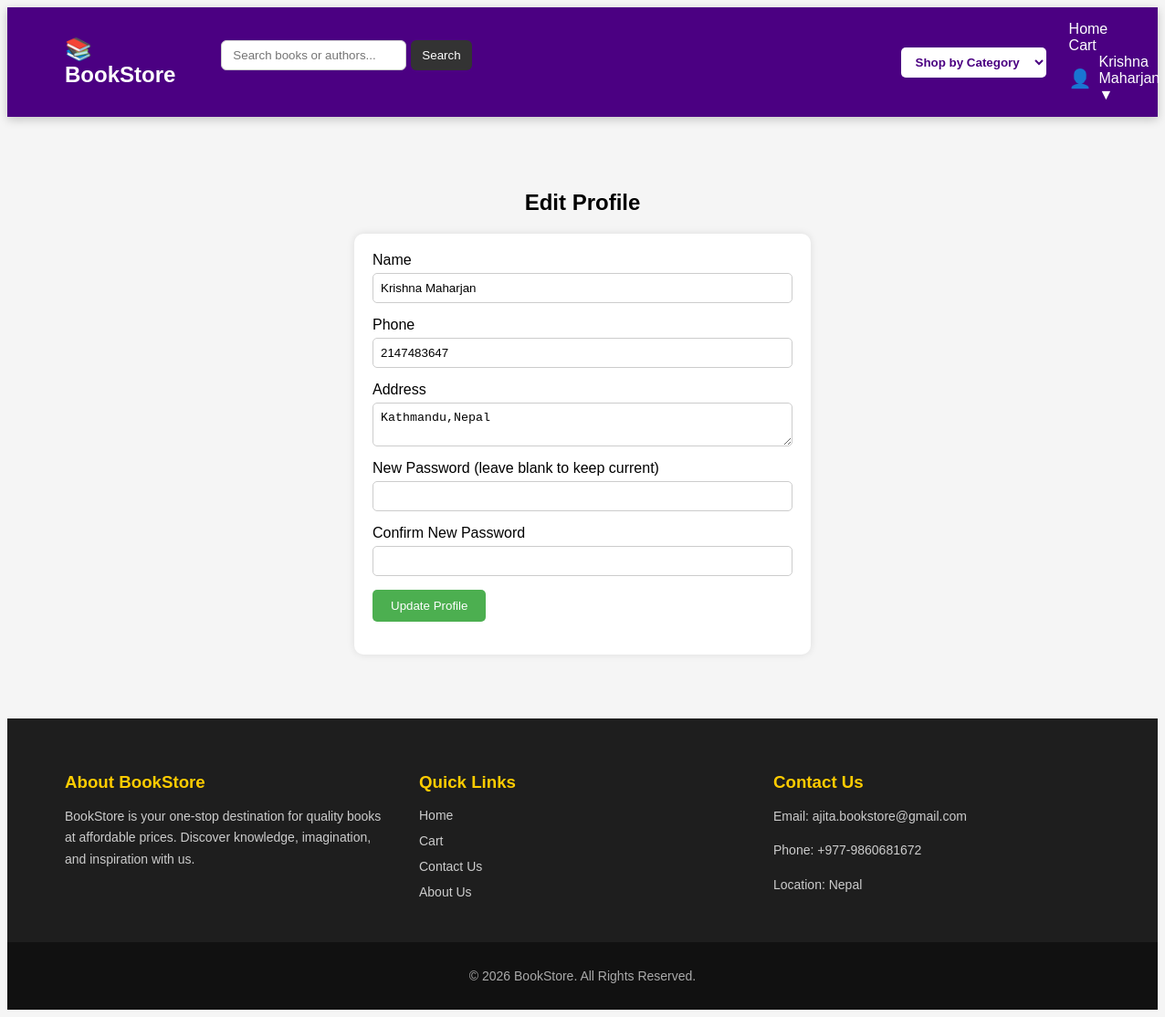
The app's page /user/edit_profile.php (signed in) with its own data.
### tables this page shows
CREATE TABLE `users` (
  `id` int(11) NOT NULL,
  `name` varchar(100) NOT NULL,
  `email` varchar(100) NOT NULL,
  `password` varchar(255) NOT NULL,
  `phone` bigint(20) NOT NULL,
  `address` varchar(255) NOT NULL,
  `city` varchar(255) NOT NULL,
  `role` enum('user','admin') DEFAULT 'user',
  `created_at` timestamp NOT NULL DEFAULT current_timestamp()
);

### user/edit_profile.php (the view, shortened to what this page needs)
<?php
include("../includes/header.php");
include("../includes/db.php");
$user_id = $_SESSION['user_id'];
$stmt = $conn->prepare("SELECT name, email, phone, address FROM users WHERE id = ?");
$stmt->bind_param("i", $user_id);
$stmt->execute();
$result = $stmt->get_result();
$user = $result->fetch_assoc();
$name = $user['name'];
$phone = $user['phone'];
$address = $user['address'];
?>
<!DOCTYPE html>
<html>
<head>
    <link rel="stylesheet" href="/ECOMMERCE/assets/css/user/profile.css">
</head>
<body>
<div class="profile-container">
    <h2>Edit Profile</h2>
    <div class="profile-card">
        <form method="POST" action="">
            <div class="form-group">
                <label>Name</label>
                <input type="text" name="name" value="<?php echo htmlspecialchars($name); ?>">
            </div>
            <div class="form-group">
                <label>Phone</label>
                <input type="text" name="phone" value="<?php echo htmlspecialchars($phone); ?>">
            </div>
            <div class="form-group">
                <label>Address</label>
                <textarea name="address"><?php echo htmlspecialchars($address); ?></textarea>
            </div>
            <div class="form-group">
                <label>New Password (leave blank to keep current)</label>
                <input type="password" name="password">
            </div>
            <div class="form-group">
                <label>Confirm New Password</label>
                <input type="password" name="confirm_password">
            </div>
            <button type="submit">Update Profile</button>
        </form>
    </div>
</div>
</body>
</html>
<?php include("../includes/footer.php"); ?>

### assets/css/user/profile.css (style rules this page uses)
body { font-family: Arial, sans-serif; background: #f5f5f5; }
.profile-container { width: 500px; margin: 60px auto; }
.profile-container h2 { text-align: center; margin-bottom: 20px; }
.profile-card, .profile-form { background: #fff; padding: 25px; border-radius: 8px; box-shadow: 0 5px 15px rgba(0, 0, 0, 0.1); }

### user/edit_profile.php (style rules this page uses)
.profile-container { max-width:600px; margin:40px auto; padding:20px; }
.profile-card { background:#fff; padding:20px; border-radius:10px; box-shadow:0px 0px 8px rgba(0,0,0,0.1); }
.form-group { margin-bottom:15px; }
.form-group label { display:block; margin-bottom:5px; }
.form-group input, .form-group textarea { width:100%; padding:8px; border:1px solid #ccc; border-radius:5px; }
button { padding:10px 20px; background:#4CAF50; color:#fff; border:none; border-radius:5px; cursor:pointer; }

### records on screen
users: name "Krishna Maharjan", phone "2147483647", address "Kathmandu,Nepal"

### other values on screen
$_SESSION['name'] "Krishna Maharjan"
